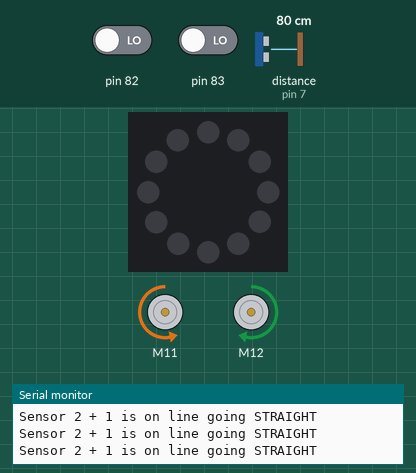
Bench run of a sketch on a simulated Arduino Uno, built for the host (arithmetic inside an expression is 32-bit, double 64-bit). Shown: 12 RGB LEDs in a ring, first at the top, clockwise, 2 × DC motor (green arrow = forward, orange = backward, longer = faster), the last lines printed to the serial monitor. The test bench sets the inputs (shaded band); at power-on: pin 83 LOW, pin 82 LOW, distance to the obstacle (sensor on pin 7) 80 cm.

Above: at 1.2 s.
1.3 s: pin 83 driven HIGH
At 2.43 s:
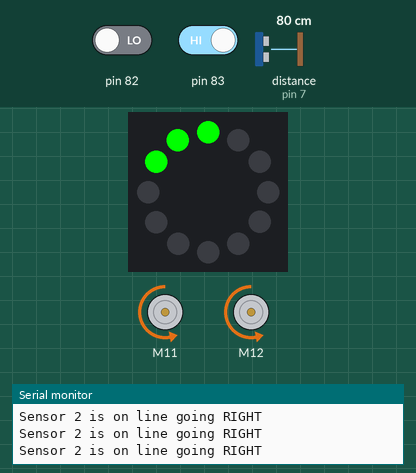
4.1 s: pin 82 driven HIGH
At 4.8 s:
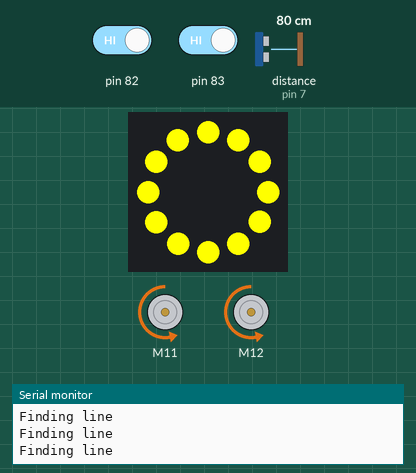
5.6 s: distance to the obstacle (sensor on pin 7) set to 28 cm
7.1 s: distance to the obstacle (sensor on pin 7) set to 23 cm
At 7.6 s:
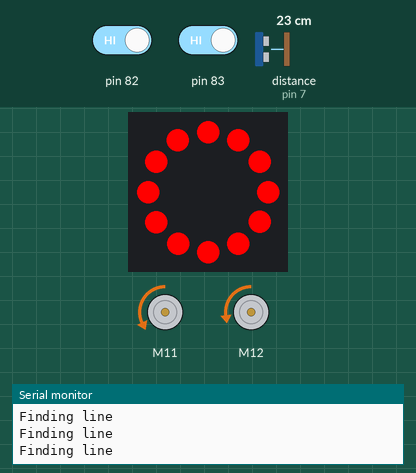
8.6 s: distance to the obstacle (sensor on pin 7) set to 35 cm
At 9.8 s:
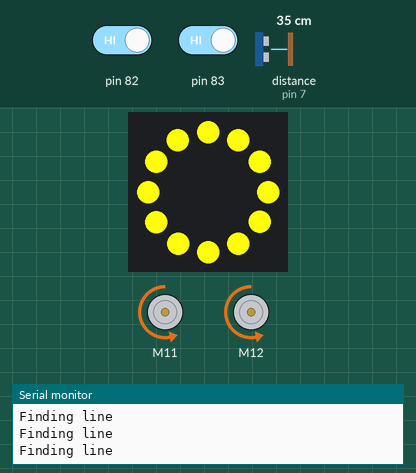
10.1 s: pin 83 driven LOW
At 10.53 s:
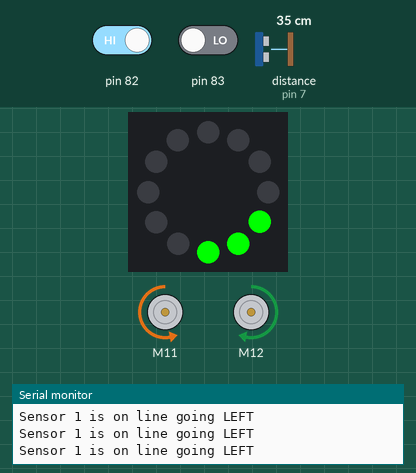
Timing chart, 0 to 13.1 s (numbered marks = the images above; inputs shaded):
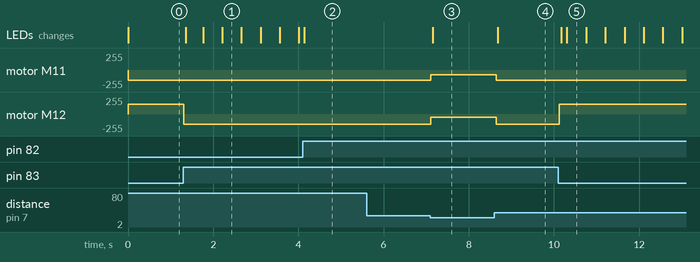

Measured:
- the behaviour switches between 25 and 24 cm on distance to the obstacle (sensor on pin 7) (found by bisection; images 2 and 3)
- after the input at 1.3 s, motor M12: forward 150/255 → backward 150/255 at once; the LEDs: change after 0.05 s (image 1)
- after the input at 4.1 s, the LEDs: change at once (image 2)
- after the input at 7.1 s, motor M11: backward 150/255 → backward 70/255 at once; motor M12: backward 150/255 → backward 50/255 at once; the LEDs: change after 0.06 s (image 3)
- after the input at 8.6 s, motor M11: backward 70/255 → backward 150/255 at once; motor M12: backward 50/255 → backward 150/255 at once; the LEDs: change after 0.09 s (image 4)
- after the input at 10.1 s, motor M12: backward 150/255 → forward 150/255 at once; the LEDs: first change after 0.07 s (image 5 shows a later state)
- what the display in image 1 shows lasts 0.5 s, from 2.2 s to 2.7 s

The sketch:

test_2.ino
```cpp
#include <kaulab.h>
// void obstacle_Calc(){
//   int s = 0;
//   int t = 0;
//   int v = 0;
//   if ()
// }
// 3 = no line
// 0 = both on line
// 2 = right on line
// 1 = left on line

// 1 = Right motor
// 2 = left motor
bool turningRight = false;
bool turningLeft = false;

int rightMotor = -150;
int leftMotor = 150;

bool blinkState = false;
int blinkCounter = 0;

int statusR = 0;
int statusG = 0;
int statusB = 0;

void updateBlinker() {
        blinkCounter++;
     if (blinkCounter >= 10) {
            blinkCounter = 0;
            blinkState = !blinkState;
        }
    // RIGHT TURN
    if (turningRight) {

            // Blinker ON
            for (int i = 0; i < 12; i++) {

                if ( blinkState && (i == 4 || i == 5 || i == 6)) {
                    zLedRing.setColorAt(i, 0, 255, 0);
                }
                else {
                    zLedRing.setColorAt(i, 0, 0, 0);
                }
            }

        }
        else if (turningLeft){
          for (int i = 0; i < 12; i++) {

            if (blinkState &&
                (i == 10 || i == 11 || i == 0)) {

                zLedRing.setColorAt(i, 0, 255, 0);
            }
            else {
                zLedRing.setColorAt(i, 0, 0, 0);
            }
          }
        } else  {

            // Blinker OFF
            for (int i = 0; i < 12; i++) {
                zLedRing.setColorAt(i, statusR, statusG, statusB);
            }
        }

        zLedRing.show();

}


void goRight(){
    turningRight = true;
    turningLeft = false;
      statusR = 0;
      statusG = 255;
      statusB = 0;
    zRobotSetMotorSpeed(1, rightMotor);
    zRobotSetMotorSpeed(2, leftMotor);
}
void goLeft(){
      turningRight = false;
      turningLeft = true;
      statusR = 0;
      statusG = 255;
      statusB = 0;
    zRobotSetMotorSpeed(1, rightMotor);
    zRobotSetMotorSpeed(2, -leftMotor);
}
void findLine(){
        turningRight = false;
        turningLeft = false;
      statusR = 255;
      statusG = 255;
      statusB = 0;
  zRobotSetMotorSpeed(1, rightMotor);
    zRobotSetMotorSpeed(2, -leftMotor);   }
void goStraight(){
        turningRight = false;
        turningLeft = false;
      // zSetAllLed(255, 255, 255);
      statusR = 0;
      statusG = 0;
      statusB = 0;
    zRobotSetMotorSpeed(1, rightMotor);
    zRobotSetMotorSpeed(2, leftMotor);
}

void followLine(){
  int lineread = zRobotGetLineSensor();

  if (lineread == 1){
    goLeft();
    Serial.println("Sensor 2 is on line going RIGHT");
  } else if(lineread == 2){
    goRight();
    Serial.println("Sensor 1 is on line going LEFT");
  } else if(lineread == 0){
    goStraight();
    Serial.println("Sensor 2 + 1 is on line going STRAIGHT");
  } else if (lineread == 3){
     findLine();
    Serial.println("Finding line");

  }
}
void obstacle(){
 int distance = zRobotGetUltraSensor();

 if(distance > 0 && distance < 25){
      statusR = 255;
      statusG = 0;
      statusB = 0;
   zRobotSetMotorSpeed(1, -70);
   zRobotSetMotorSpeed(2, -50);
 } else {
    // No object detected
    followLine();
}
}

void setup() {
  // put your setup code here, to run once:
  zInitialize();
  Serial.begin(9600);
   zScheduleTask(obstacle, 3, 1);
   zScheduleTask(updateBlinker, 3, 3);

  zStart();

}

void loop() {

}
```

kaulab.h
```cpp
#include "MeAuriga.h"
#include "Arduino_FreeRTOS.h"
#include "semphr.h"

#define MAXIMUM_TASKS 10
#define ZSCHED_TRACE

int ztask_count;
struct zTask {
  int interval, runtime, lastrun, nextrun, actualtime;
  void *func;
  int id;
  TaskHandle_t *handle;
};
struct zTask zTaskList[MAXIMUM_TASKS];
int zTaskTrace = 0;
MeRGBLed zLedRing(0, 12);
void zTaskRunner(void *);
MeLineFollower zLineFollower(PORT_9);
MeUltrasonicSensor zUltraSonicSensor(PORT_7);
MeEncoderOnBoard zMotor1(SLOT1);
MeEncoderOnBoard zMotor2(SLOT2);

/**
 * Fetches information from the line follower
 * sensor. Can return values 0-3 depending on
 * senror state.
 */
uint8_t zRobotGetLineSensor() {
	return zLineFollower.readSensors();
}

/**
 * Fetches information from the ultrasonic distance
 * sensor. Returns a value from 0 - 400.
 */
uint8_t zRobotGetUltraSensor() {
	return zUltraSonicSensor.distanceCm();
}

/**
 * Sets the motor speed for motor 1 or 2
 *
 * @param speed set the motor speed to this
 * @param motor the motor which speed should change
 */
void zRobotSetMotorSpeed(int motor, int speed) {
	if (motor == 1) zMotor1.setMotorPwm(speed);
	if (motor == 2) zMotor2.setMotorPwm(speed);
}

/* Task Management */
int zTaskCompare(const void *cmp1, const void *cmp2) {
  struct zTask *a = (struct zTask *)cmp1;
  struct zTask *b = (struct zTask *)cmp2;
  return a->interval - b->interval;
}

/**
 * Delay time milliseconds, blocking other process execution.
 * Do not use any other delay method as it will break
 * scheduling.
 *
 * @param time delay time in milliseconds
 */
void zBlockingDelay(int time) {
  TickType_t currentTick = xTaskGetTickCount();
  while (xTaskGetTickCount() - currentTick < time)
    ;
}

void zSetAllLed(int r, int g, int b) {
  for (int i = 0; i < 12; i++)
    zLedRing.setColorAt(i, r, g, b);
  zLedRing.show();
}

void zSetOneLed(int led, int r, int g, int b) {
  for (int i = 0; i < 12; i++){
    if (led == i)
      zLedRing.setColorAt(i, r, g, b);
    else
      zLedRing.setColorAt(i, 0, 0, 0);
}
  zLedRing.show();
}

void zDie(int taskno, const char *reason) {
  vTaskSuspendAll();
  Serial.print("Task ");
  Serial.print(taskno);
  Serial.print(" hard failure due to: ");
  Serial.println(reason);
  Serial.println("HALT");
  zSetAllLed(0, 0, 0);
  zLedRing.setColorAt(taskno + 1, 255, 0, 0);
  zLedRing.setColorAt(0, 64, 64, 64);
  zLedRing.show();
  for (;;) delay(500);
}

/**
 * Schedule a task for periodic execution.
 *
 * @param func pointer to function that should run
 * @param interval the period of the function (T)
 * @param runtime the runtime of the function (C)
 */
void zScheduleTask(void *func, int interval, int runtime) {
  zTaskList[ztask_count].interval = interval;
  zTaskList[ztask_count].runtime = runtime;
  zTaskList[ztask_count].func = func;
  zTaskList[ztask_count].id = ztask_count;
  zTaskList[ztask_count].nextrun = interval;
  ztask_count = ztask_count + 1;
}

/**
 * Initialize the scheduler and robot. Run this before
 * any other functions. Will initialize Serial system
 * at 9600 baud.
 */
void zInitialize() {
  Serial.begin(9600);

  TCCR1A = _BV(WGM10);
  TCCR1B = _BV(CS11) | _BV(WGM12);
  TCCR2A = _BV(WGM21) | _BV(WGM20);
  TCCR2B = _BV(CS21);

  zMotor1.setMotionMode(DIRECT_MODE);
  zMotor2.setMotionMode(DIRECT_MODE);

  ztask_count = 0;
  zLedRing.setpin(44);
  zSetAllLed(0, 0, 0);
  zSetOneLed(0, 0, 128, 0);
  memset(zTaskList, 0, 10 * sizeof(struct zTask));
}

/**
 * Toggle debug information printing
 *
 * @param trace 1 for enable, 0 for disable
 */
void zTaskSetTrace(int trace) {
	zTaskTrace = trace;
}

SemaphoreHandle_t zLock;

/**
 * Start scheduler. After running this function
 * execution is yielded to the scheduler and normal
 * program function is stopped.
 */
void zStart() {
  zLock = xSemaphoreCreateBinary();
  xSemaphoreGive(zLock);
  qsort(zTaskList, ztask_count, sizeof(struct zTask), zTaskCompare);
  for (int i = 0; i < ztask_count; i++) {
    xTaskCreate(zTaskRunner, "MainTask", 128, &zTaskList[i], i, zTaskList[i].handle);
  }
}

void zPrintDebugEvent(struct zTask * task, int time, const char * text) {
  #ifdef ZSCHED_TRACE
	if (!zTaskTrace) return;
    Serial.print(time);
    Serial.print(": task ");
    Serial.print(task->id);
    Serial.print(" ");
    Serial.print(text);
    Serial.print(" { runtime: ");
    Serial.print(task->actualtime);
    Serial.println(" } ");
  #endif
}

void zTaskRunner(void *parm) {
  struct zTask *task = (struct zTask *)parm;
  for (;;) {
    //Before Running
    xSemaphoreTake(zLock, 0);
    int starttime = xTaskGetTickCount();
    zPrintDebugEvent(task, starttime, "start");
    if (starttime > task->nextrun) {
      zDie(task->id, "Did not start on time");
    }
    task->lastrun = starttime;
    xSemaphoreGive(zLock);

    //Run the code
    ((void (*)())task->func)();

    //After running
    xSemaphoreTake(zLock, 0);
    int endtime = xTaskGetTickCount();
    task->actualtime = endtime - starttime;
    if (endtime > task->nextrun) {
      zDie(task->id, "Finished after period end");
    }
    if (task->actualtime > task->runtime) {
      zDie(task->id, "Runtime exceeded computation time");
    }
    zPrintDebugEvent(task, starttime, "finished");
    task->nextrun = task->nextrun + task->interval;
    xSemaphoreGive(zLock);
    vTaskDelayUntil(&starttime, task->interval);
  }
}
```
